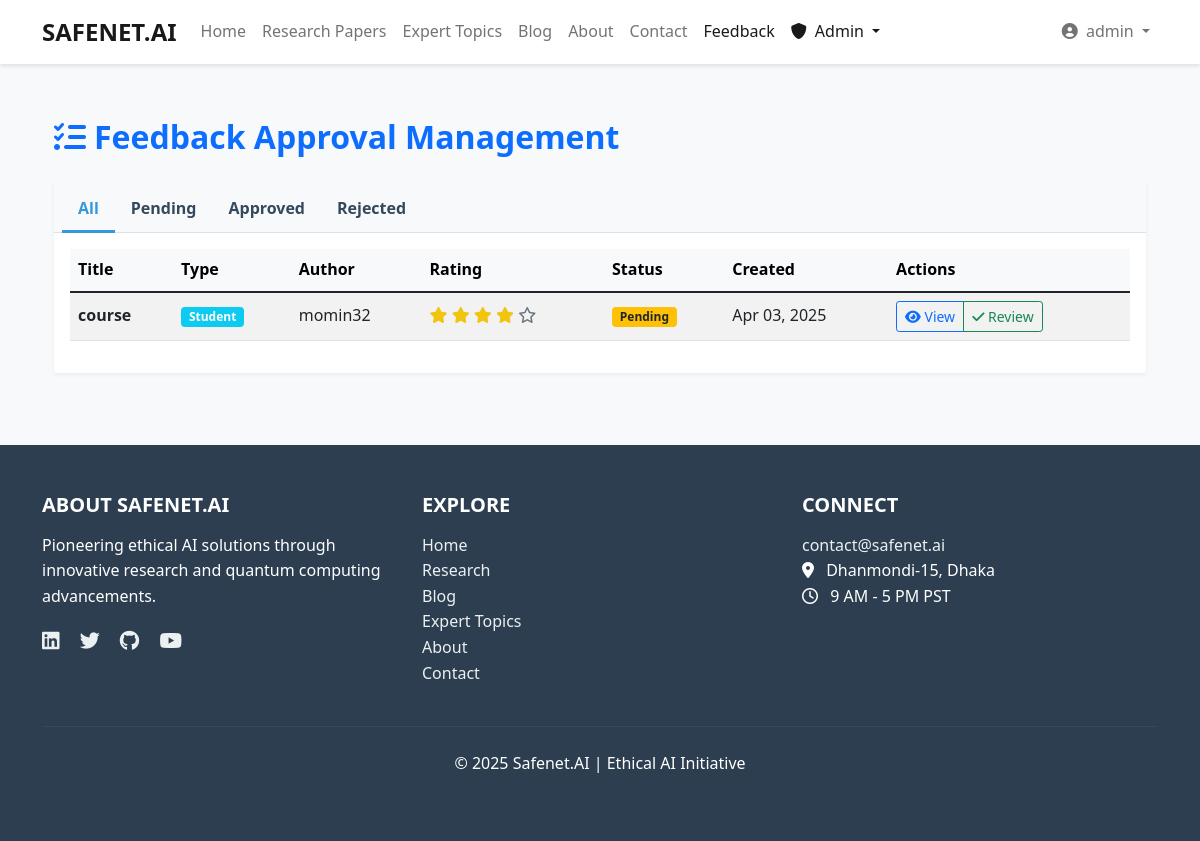
Screenshot of /feedback/approval/ (signed in) with the database file from the repository.
### feedback/models.py (models this page shows, shortened)
class Feedback(models.Model):
    user = models.ForeignKey(User, on_delete=models.CASCADE)
    title = models.CharField(max_length=200)
    content = models.TextField()
    rating = models.IntegerField(choices=[(i, i) for i in range(1, 6)])  # 1-5 rating
    feedback_type = models.CharField(max_length=10, choices=FEEDBACK_TYPE_CHOICES)
    status = models.CharField(max_length=20, choices=STATUS_CHOICES, default='pending')
    slug = models.SlugField(max_length=250, unique=True, blank=True)
    created_at = models.DateTimeField(auto_now_add=True)
    updated_at = models.DateTimeField(auto_now=True)
    class Meta:
        ordering = ['-created_at']

### feedback/views.py (the view)
# urls.py: path('approval/', views.feedback_approval_list, name='feedback_approval_list'),
@login_required
def feedback_approval_list(request):
    if not request.user.is_staff:
        messages.warning(request, "You don't have permission to view this page.")
        return redirect('home')
    feedbacks = Feedback.objects.all().order_by('-created_at')
    context = {
        'feedbacks': feedbacks,
    }
    return render(request, 'feedback/feedback_approval_list.html', context)

### templates/feedback/feedback_approval_list.html (shortened to what this page needs)
{% extends 'base.html' %}
{% load static %}
{% block content %}
<div class="container my-5">
    <div class="row">
        <div class="col-12">
            <h2 class="text-primary mb-4">
                <i class="fas fa-tasks me-2"></i>Feedback Approval Management
            </h2>
            <div class="card">
                <div class="card-header bg-light">
                    <ul class="nav nav-tabs card-header-tabs">
                        <li class="nav-item">
                            <a class="nav-link feedback-filter-tab active" href="#all" data-status="all">All</a>
                        </li>
                        <li class="nav-item">
                            <a class="nav-link feedback-filter-tab" href="#pending" data-status="pending">Pending</a>
                        </li>
                        <li class="nav-item">
                            <a class="nav-link feedback-filter-tab" href="#approved" data-status="approved">Approved</a>
                        </li>
                        <li class="nav-item">
                            <a class="nav-link feedback-filter-tab" href="#rejected" data-status="rejected">Rejected</a>
                        </li>
                    </ul>
                </div>
                <div class="card-body">
                    {% if feedbacks %}
                        <div class="table-responsive">
                            <table class="table table-striped table-hover align-middle" id="feedbackTable">
                                <thead class="table-light">
                                    <tr>
                                        <th>Title</th>
                                        <th>Type</th>
                                        <th>Author</th>
                                        <th>Rating</th>
                                        <th>Status</th>
                                        <th>Created</th>
                                        <th>Actions</th>
                                    </tr>
                                </thead>
                                <tbody>
                                    {% for feedback in feedbacks %}
                                        <tr data-status="{{ feedback.status }}">
                                            <td class="fw-bold">{{ feedback.title }}</td>
                                            <td>
                                                <span class="badge {% if feedback.feedback_type == 'student' %}bg-info{% else %}bg-secondary{% endif %}">
                                                    {{ feedback.get_feedback_type_display }}
                                                </span>
                                            </td>
                                            <td>{{ feedback.user.username }}</td>
                                            <td>
                                                {% for i in "12345" %}
                                                    {% if forloop.counter <= feedback.rating %}
                                                        <i class="fas fa-star text-warning"></i>
                                                    {% else %}
                                                        <i class="far fa-star text-muted"></i>
                                                    {% endif %}
                                                {% endfor %}
                                            </td>
                                            <td>
                                                {% if feedback.status == 'approved' %}
                                                    <span class="badge bg-success">Approved</span>
                                                {% elif feedback.status == 'rejected' %}
                                                    <span class="badge bg-danger">Rejected</span>
                                                {% else %}
                                                    <span class="badge bg-warning text-dark">Pending</span>
                                                {% endif %}
                                            </td>
                                            <td>{{ feedback.created_at|date:"M d, Y" }}</td>
                                            <td>
                                                <div class="btn-group" role="group">
                                                    <button type="button" class="btn btn-sm btn-outline-primary view-feedback"
                                                            data-bs-toggle="modal" data-bs-target="#feedbackModal"
                                                            data-title="{{ feedback.title }}"
                                                            data-content="{{ feedback.content }}"
                                                            data-type="{{ feedback.get_feedback_type_display }}"
                                                            data-rating="{{ feedback.rating }}"
                                                            data-author="{{ feedback.user.username }}"
                                                            data-date="{{ feedback.created_at|date:"M d, Y" }}">
                                                        <i class="fas fa-eye"></i> View
                                                    </button>
                                                    <a href="{% url 'feedback_approve' feedback.pk %}" class="btn btn-sm btn-outline-success">
                                                        <i class="fas fa-check"></i> Review
                                                    </a>
                                                </div>
                                            </td>
                                        </tr>
                                    {% endfor %}
                                </tbody>
                            </table>
                        </div>
                    {% else %}
                        <div class="text-center my-5">
                            <i class="fas fa-clipboard-check fa-4x text-muted mb-3"></i>
                            <h4 class="text-muted">No feedback submissions to review</h4>
                            <p>All feedback submissions have been processed.</p>
                        </div>
                    {% endif %}
                </div>
            </div>
        </div>
    </div>
</div>
{% endblock %}

### templates/navbar.html (shortened to what this page needs)
<nav class="navbar navbar-expand-lg navbar-light fixed-top">
    <div class="container">
        <a class="navbar-brand" href="{% url 'home' %}">SAFENET.AI</a>
        <div class="collapse navbar-collapse" id="navbarNav">
            <ul class="navbar-nav me-auto">
                <li class="nav-item">
                    <a class="nav-link {% if request.path == '/' %}active{% endif %}" href="{% url 'home' %}">Home</a>
                </li>
                <li class="nav-item">
                    <a class="nav-link {% if 'research' in request.path %}active{% endif %}" href="{% url 'research_paper_list' %}">Research Papers</a>
                </li>
                <li class="nav-item">
                    <a class="nav-link {% if 'expert-topics' in request.path %}active{% endif %}" href="{% url 'research_topic_list' %}">Expert Topics</a>
                </li>
                <li class="nav-item">
                    <a class="nav-link {% if 'blog' in request.path %}active{% endif %}" href="{% url 'blog_list' %}">Blog</a>
                </li>
                <li class="nav-item">
                    <a class="nav-link {% if request.path == '/about/' %}active{% endif %}" href="{% url 'about' %}">About</a>
                </li>
                <li class="nav-item">
                    <a class="nav-link {% if request.path == '/accounts/contact/' %}active{% endif %}" href="{% url 'contact' %}">Contact</a>
                </li>
                <li class="nav-item">
                    <a class="nav-link {% if 'feedback' in request.path %}active{% endif %}" href="{% url 'feedback_list' %}">Feedback</a>
                </li>
                {% if user.is_authenticated and user.is_superuser %}
                <li class="nav-item dropdown">
                    <a class="nav-link dropdown-toggle {% if 'approval' in request.path %}active{% endif %}" href="#" id="adminDropdownMenuLink" role="button" data-bs-toggle="dropdown" aria-expanded="false">
                        <i class="fas fa-shield-alt me-1"></i> Admin
                    </a>
                </li>
                {% endif %}
            </ul>
            <ul class="navbar-nav ms-auto">
                {% if user.is_authenticated %}
                    <li class="nav-item dropdown">
                        <a class="nav-link dropdown-toggle" href="#" id="navbarDropdownMenuLink" role="button" data-bs-toggle="dropdown" aria-expanded="false">
                            <i class="fas fa-user-circle me-1"></i> {{ user.username }}
                        </a>
                    </li>
                {% endif %}
            </ul>
        </div>
    </div>
</nav>

### static/css/style.css (style rules this page uses)
:root { --primary-color: #3498db; --primary-dark: #2980b9; --secondary-color: #2c3e50; --light-color: #ecf0f1; --dark-color: #34495e; --danger-color: #e74c3c; --success-color: #2ecc71; --warning-color: #f39c12; --info-color: #3498db; --ai-color: #3498db; --quantum-color: #e74c3c; --hybrid-color: #9b59b6; }
body { font-family: 'Segoe UI', Tahoma, Geneva, Verdana, sans-serif; line-height: 1.6; color: var(--dark-color); background-color: #f8f9fa; padding-top: 70px; }
h1, h2, h3, h4, h5, h6 { margin-bottom: 1rem; font-weight: 600; }
a { color: var(--primary-color); text-decoration: none; transition: all 0.3s ease; }
.navbar { background-color: white; box-shadow: 0 2px 4px rgba(0, 0, 0, 0.1); }
.navbar-brand { font-weight: 700; font-size: 1.5rem; }
.card { margin-bottom: 1.5rem; box-shadow: 0 2px 4px rgba(0, 0, 0, 0.05); transition: all 0.3s ease; border: none; }
.card-header { background-color: white; border-bottom: 1px solid rgba(0, 0, 0, 0.1); font-weight: 600; }
.text-warning { color: #f1c40f !important; }
.nav-tabs .nav-link { color: var(--dark-color); border: none; padding: 0.5rem 1rem; transition: all 0.3s ease; }
.nav-tabs .nav-link.active { color: var(--primary-color); background-color: transparent; border-bottom: 3px solid var(--primary-color); }

### rows the page displays
Feedback: title "course", feedback_type "Student", user.username "momin32", rating 4 (drawn), status "Pending", created_at "Apr 03, 2025"

### other values shown
{{ user.username }} "admin"
